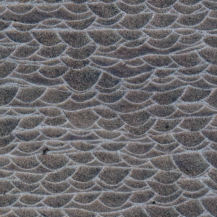
#> input picture Random_Forest_Model/AlSi10Mg-Training/Training_1_crop1.png, 217 x 217 px
$ python AlSi10Mg_CNN.py
#> lines starting #> are read from the running program, lines starting #| are printed output that depends on the picture
#UTEP Project
import numpy as np
import skimage
import matplotlib.pyplot as plt
import matplotlib.patches as mpatches

from PIL import Image
from scipy import ndimage as ndi
from sklearn.ensemble import RandomForestClassifier
from functools import partial

from skimage.feature import canny, blob_dog, peak_local_max
from skimage.util import invert
from skimage import data
from skimage import color
from skimage.filters import meijering, sato, frangi, hessian
from skimage.morphology import skeletonize, thin, dilation, disk,closing
from skimage.segmentation import random_walker
from skimage.filters.rank import median
from skimage import segmentation, feature, future
import time


#Opening the training data and the test data

Image.MAX_IMAGE_PIXELS = 399279028
my_dpi = 3600

#Opening the first training image
train1_raw = Image.open('AlSi10Mg-Training/Training_1_crop1.png')
#> train1_raw is the input picture: PIL image 217x217 RGBA; mean R, G, B, A 106.6, 104.7, 108, 255
train1 = train1_raw.convert('L')
train1 = np.asarray(train1)

train1_raw_1 = Image.open('AlSi10Mg-Training/Training_1_crop1_rot90.png')
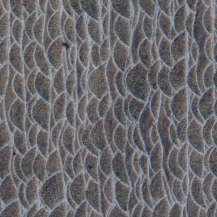
#> input picture Random_Forest_Model/AlSi10Mg-Training/Training_1_crop1_rot90.png, 217 x 217 px
#> train1_raw_1 is the input picture: PIL image 217x217 RGBA; mean R, G, B, A 106.6, 104.7, 108, 255
train1_1 = train1_raw_1.convert('L')
train1_1 = np.asarray(train1_1)

train1_raw_2 = Image.open('AlSi10Mg-Training/Training_1_crop1_rot180.png')
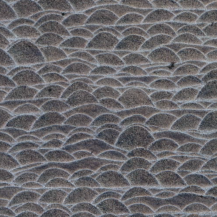
#> input picture Random_Forest_Model/AlSi10Mg-Training/Training_1_crop1_rot180.png, 217 x 217 px
#> train1_raw_2 is the input picture: PIL image 217x217 RGBA; mean R, G, B, A 106.6, 104.7, 108, 255
train1_2 = train1_raw_2.convert('L')
train1_2 = np.asarray(train1_2)

#Opening the second training image
train2_raw = Image.open('AlSi10Mg-Training/Training_2_crop88.tif')
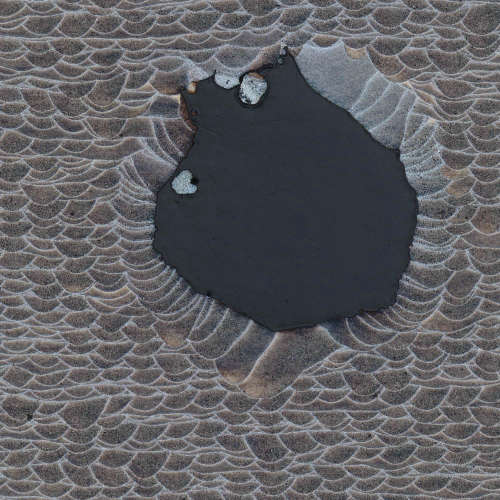
#> input picture Random_Forest_Model/AlSi10Mg-Training/Training_2_crop88.tif, 1000 x 1000 px (shown at 1/2 size)
#> train2_raw is the input picture: PIL image 1000x1000 RGB; mean R, G, B 94.8, 94.6, 98.6
train2 = train2_raw.convert('L')
train2 = np.asarray(train2)

train2_raw_1 = Image.open('AlSi10Mg-Training/Training_2_crop88_rot90.tif')
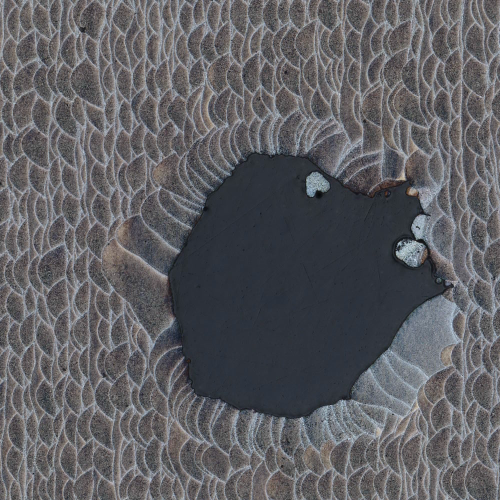
#> input picture Random_Forest_Model/AlSi10Mg-Training/Training_2_crop88_rot90.tif, 1000 x 1000 px (shown at 1/2 size)
#> train2_raw_1 is the input picture: PIL image 1000x1000 RGB; mean R, G, B 94.8, 94.6, 98.6
train2_1 = train2_raw_1.convert('L')
train2_1 = np.asarray(train2_1)

train2_raw_2 = Image.open('AlSi10Mg-Training/Training_2_crop88_rot180.tif')
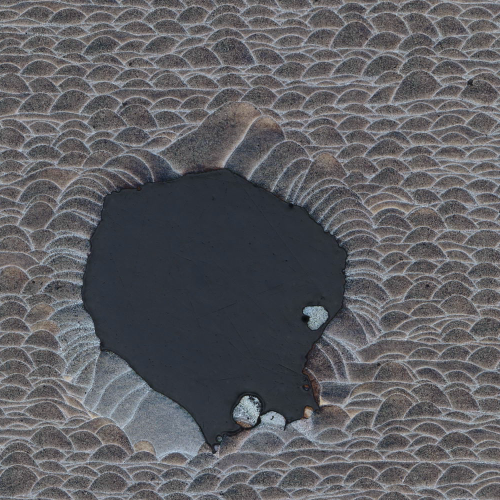
#> input picture Random_Forest_Model/AlSi10Mg-Training/Training_2_crop88_rot180.tif, 1000 x 1000 px (shown at 1/2 size)
#> train2_raw_2 is the input picture: PIL image 1000x1000 RGB; mean R, G, B 94.8, 94.6, 98.6
train2_2 = train2_raw_2.convert('L')
train2_2 = np.asarray(train2_2)

#Opening the third training image
#> (the run stopped early here; a loop or call above may not have finished)
